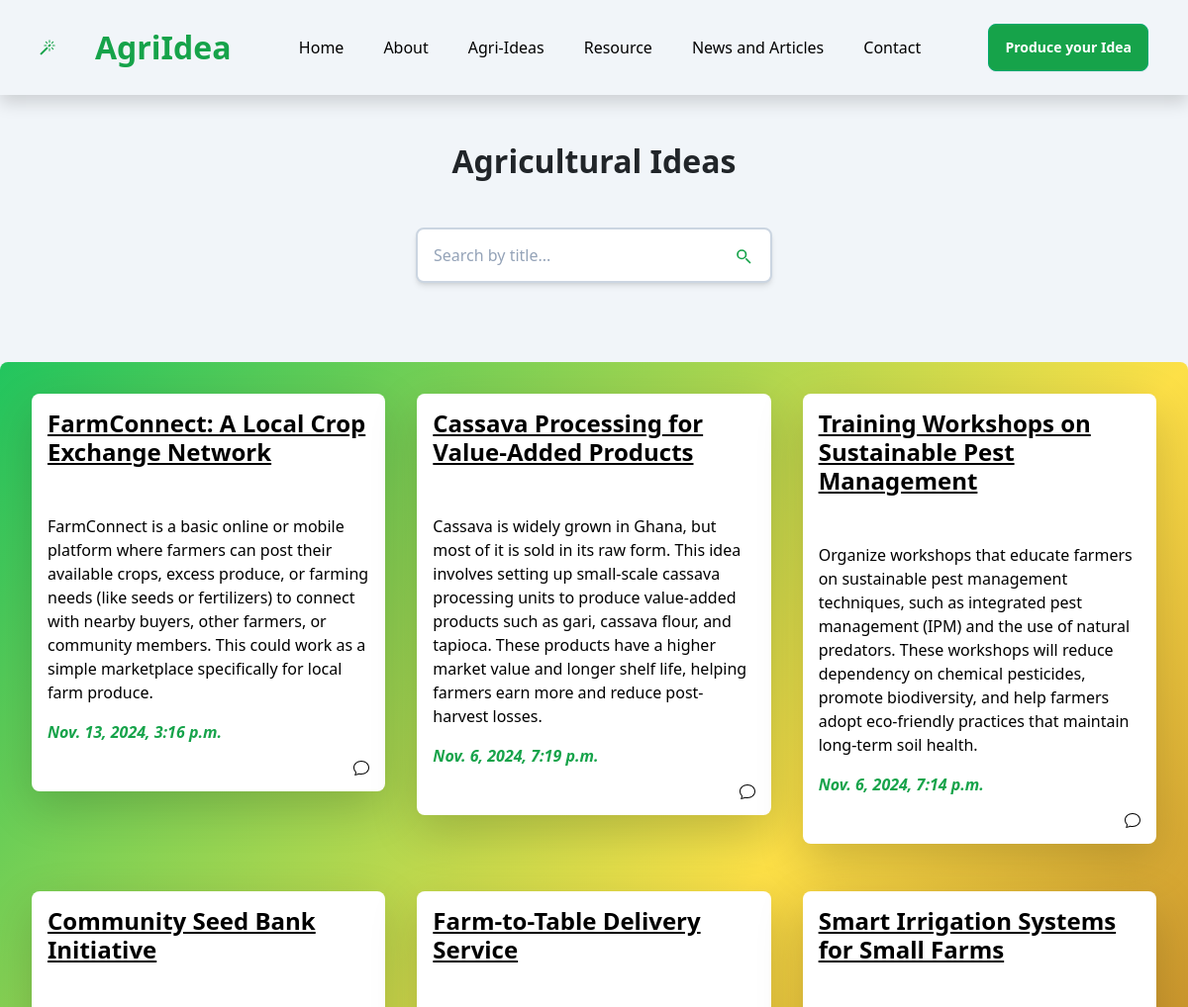
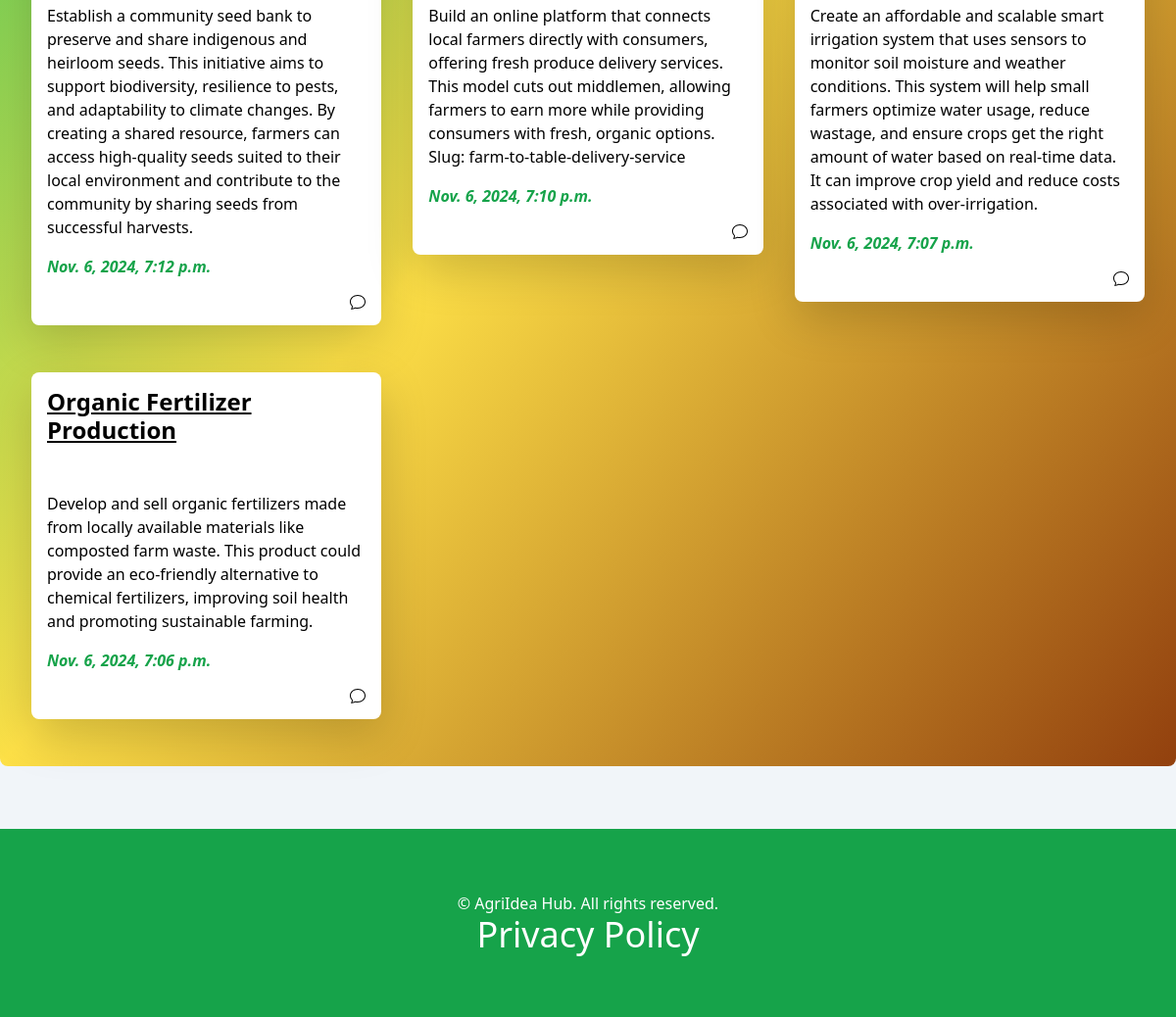
/ideas/, run on the app's committed database (2 pictures, top to bottom).
### farmIdeas/models.py (models this page shows, shortened)
class Idea(models.Model):
    title = models.CharField(max_length=100)
    description = models.TextField()
    slug = models.SlugField(unique=True, blank=True)
    date_posted = models.DateTimeField(auto_now_add=True)

### farmIdeas/views.py (the view)
# urls.py: path('ideas/', views.idea_list, name='idea_list'),
def idea_list(request):
    query = request.GET.get('q')
    ideas = Idea.objects.filter(title__icontains=query) if query else Idea.objects.all().order_by('-date_posted')
    if request.headers.get('x-requested-with') == 'XMLHttpRequest':
        html = render_to_string('ideas/idea_list_items.html', {'ideas': ideas})
        return JsonResponse({'html': html})
    return render(request, 'ideas/idea_list.html', {'ideas': ideas,  'seo': 'ideas'})

### theme/templates/ideas/idea_list.html (shortened to what this page needs)
{% extends 'base.html' %}
{% block content %}
<h1 class="font-extrabold text-[2rem] w-auto my-5 text-center">Agricultural Ideas</h1>
<div class="mb-5 flex sticky top-[6rem] z-20 left-2 justify-center">
    <div class="relative w-full max-w-[90%] sm:max-w-[80%] md:max-w-[60%] lg:max-w-[30%]">
        <input type="search" id="search-input" placeholder="Search by title..."
               class="p-3 w-full h-14 border-2 border-slate-300 rounded-lg shadow-md text-black
                      focus:outline-none focus:ring-3 focus:ring-green-600 focus:border-green-600
                      placeholder-slate-400 transition duration-300 ease-in-out hover:border-green-600">
        <span class="absolute inset-y-0 right-3 flex items-center text-green-600">
            <svg class="w-9 h-5" fill="none" stroke="currentColor" viewBox="0 0 24 24" xmlns="http://www.w3.org/2000/svg">
                <path stroke-linecap="round" stroke-linejoin="round" stroke-width="2" d="M21 21l-4.35-4.35M16.2 11.1a5.1 5.1 0 11-10.2 0 5.1 5.1 0 0110.2 0z"></path>
            </svg>
        </span>
    </div>
</div>
<section class="space-x-7 mt-[5rem] w-full bg-gradient-to-br from-green-500 via-yellow-300 to-amber-800 text-white rounded-lg mb-[4rem] h-[100%] p-8">
    <div id="ideas-container">
        {% include 'ideas/idea_list_items.html' %}
    </div>
</section>
{% endblock %}

### theme/templates/ideas/idea_list_items.html (shortened to what this page needs)
<!DOCTYPE html>
<html lang="en">
<head>
</head>
<body>
    <div class="grid grid-cols-1 w-full gap-[2rem] lg:grid-cols-3 ">
        {% for idea in ideas %}
       <a href="{% url 'idea_page' slug=idea.slug %}">
            <article class="bg-white p-3 w-[20%] h-[10%] mb-3 text-black shadow-lg rounded-lg transition-transform duration-300 hover:scale-105">
            <h2 class="font-bold mb-5 text-[1.5rem] underline">{{ idea.title }}</h2>
            <p >{{ idea.description }}</p>
            <p class="font-semibold mt-3 text-green-600 italic">{{ idea.date_posted }}</p>
            <div class="flex justify-end mt-[1rem] hover:text-green-600 ">
            </div>
        </article>
       </a>
        {% empty %}
        <p class="text-center font-bold p-52 col-span-3 text-4xl ">No ideas found matching "{{ query }}"</p>
        {% endfor %}
    </div>
</body>
</html>

### data on the page
Idea: title "FarmConnect: A Local Crop Exchange Network", description "FarmConnect is a basic online or mobile platform where farmers can post their available crops, excess produce, or farming needs (like seeds or fertilizers) to connect with nearby buyers, other farmers, or community members. This could work as a simple marketplace specifically for local farm produce.", date_posted "Nov. 13, 2024, 3:16 p.m."
Idea: title "Cassava Processing for Value-Added Products", description "Cassava is widely grown in Ghana, but most of it is sold in its raw form. This idea involves setting up small-scale cassava processing units to produce value-added products such as gari, cassava flour, and tapioca. These products have a higher market value and longer shelf life, helping farmers earn more and reduce post-harvest losses.", date_posted "Nov. 6, 2024, 7:19 p.m."
Idea: title "Training Workshops on Sustainable Pest Management", description "Organize workshops that educate farmers on sustainable pest management techniques, such as integrated pest management (IPM) and the use of natural predators. These workshops will reduce dependency on chemical pesticides, promote biodiversity, and help farmers adopt eco-friendly practices that maintain long-term soil health.", date_posted "Nov. 6, 2024, 7:14 p.m."
Idea: title "Community Seed Bank Initiative", description "Establish a community seed bank to preserve and share indigenous and heirloom seeds. This initiative aims to support biodiversity, resilience to pests, and adaptability to climate changes. By creating a shared resource, farmers can access high-quality seeds suited to their local environment and contribute to the community by sharing seeds from successful harvests.", date_posted "Nov. 6, 2024, 7:12 p.m."
Idea: title "Farm-to-Table Delivery Service", description "Build an online platform that connects local farmers directly with consumers, offering fresh produce delivery services. This model cuts out middlemen, allowing farmers to earn more while providing consumers with fresh, organic options. Slug: farm-to-table-delivery-service", date_posted "Nov. 6, 2024, 7:10 p.m."
Idea: title "Smart Irrigation Systems for Small Farms", description "Create an affordable and scalable smart irrigation system that uses sensors to monitor soil moisture and weather conditions. This system will help small farmers optimize water usage, reduce wastage, and ensure crops get the right amount of water based on real-time data. It can improve crop yield and reduce costs associated with over-irrigation.", date_posted "Nov. 6, 2024, 7:07 p.m."
Idea: title "Organic Fertilizer Production", description "Develop and sell organic fertilizers made from locally available materials like composted farm waste. This product could provide an eco-friendly alternative to chemical fertilizers, improving soil health and promoting sustainable farming.", date_posted "Nov. 6, 2024, 7:06 p.m."
